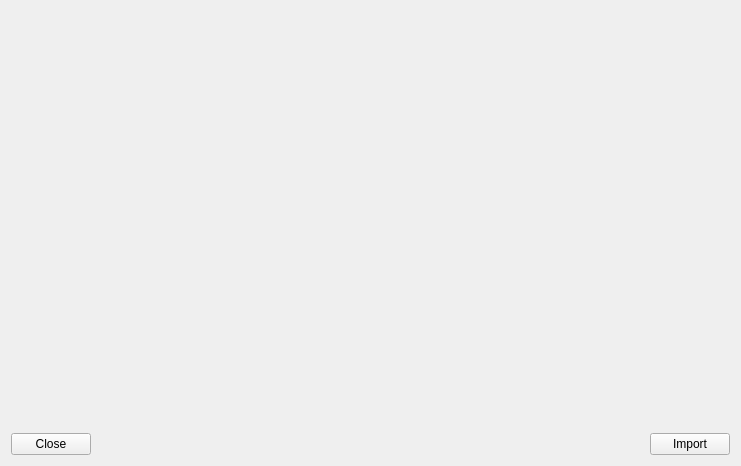
<?xml version="1.0" encoding="UTF-8"?>
<ui version="4.0">
 <class>MakeMkvDialog</class>
 <widget class="QDialog" name="MakeMkvDialog">
  <property name="windowModality">
   <enum>Qt::WindowModal</enum>
  </property>
  <property name="geometry">
   <rect>
    <x>0</x>
    <y>0</y>
    <width>741</width>
    <height>466</height>
   </rect>
  </property>
  <property name="windowTitle">
   <string>MediaElch</string>
  </property>
  <property name="modal">
   <bool>true</bool>
  </property>
  <layout class="QVBoxLayout" name="verticalLayout">
   <item>
    <widget class="SlidingStackedWidget" name="stackedWidget">
     <property name="currentIndex">
      <number>1</number>
     </property>
     <widget class="QWidget" name="page">
      <layout class="QVBoxLayout" name="verticalLayout_2">
       <property name="leftMargin">
        <number>0</number>
       </property>
       <property name="topMargin">
        <number>0</number>
       </property>
       <property name="rightMargin">
        <number>0</number>
       </property>
       <property name="bottomMargin">
        <number>0</number>
       </property>
       <item>
        <layout class="QHBoxLayout" name="horizontalLayout_2" stretch="1,0">
         <item>
          <widget class="QComboBox" name="comboDrives"/>
         </item>
         <item>
          <widget class="QPushButton" name="btnScanDrive">
           <property name="text">
            <string>Scan</string>
           </property>
          </widget>
         </item>
        </layout>
       </item>
       <item>
        <widget class="QPlainTextEdit" name="messages">
         <property name="readOnly">
          <bool>true</bool>
         </property>
        </widget>
       </item>
       <item>
        <widget class="QWidget" name="tracksWidget" native="true">
         <layout class="QHBoxLayout" name="horizontalLayout_4">
          <property name="leftMargin">
           <number>0</number>
          </property>
          <property name="topMargin">
           <number>0</number>
          </property>
          <property name="rightMargin">
           <number>0</number>
          </property>
          <property name="bottomMargin">
           <number>0</number>
          </property>
          <item>
           <widget class="QListWidget" name="tracks"/>
          </item>
          <item>
           <layout class="QVBoxLayout" name="verticalLayout_3">
            <item>
             <widget class="QToolButton" name="btnImportTracks">
              <property name="sizePolicy">
               <sizepolicy hsizetype="Minimum" vsizetype="Fixed">
                <horstretch>0</horstretch>
                <verstretch>0</verstretch>
               </sizepolicy>
              </property>
              <property name="text">
               <string>Import Tracks</string>
              </property>
              <property name="icon">
               <iconset resource="../../MediaElch.qrc">
                <normaloff>:/img/inbox_64.png</normaloff>:/img/inbox_64.png</iconset>
              </property>
              <property name="iconSize">
               <size>
                <width>32</width>
                <height>32</height>
               </size>
              </property>
              <property name="toolButtonStyle">
               <enum>Qt::ToolButtonTextUnderIcon</enum>
              </property>
             </widget>
            </item>
            <item>
             <widget class="QToolButton" name="btnImportComplete">
              <property name="sizePolicy">
               <sizepolicy hsizetype="Minimum" vsizetype="Fixed">
                <horstretch>0</horstretch>
                <verstretch>0</verstretch>
               </sizepolicy>
              </property>
              <property name="text">
               <string>Backup Disc</string>
              </property>
              <property name="icon">
               <iconset resource="../../MediaElch.qrc">
                <normaloff>:/img/disc_64.png</normaloff>:/img/disc_64.png</iconset>
              </property>
              <property name="iconSize">
               <size>
                <width>32</width>
                <height>32</height>
               </size>
              </property>
              <property name="toolButtonStyle">
               <enum>Qt::ToolButtonTextUnderIcon</enum>
              </property>
             </widget>
            </item>
            <item>
             <spacer name="verticalSpacer">
              <property name="orientation">
               <enum>Qt::Vertical</enum>
              </property>
              <property name="sizeHint" stdset="0">
               <size>
                <width>20</width>
                <height>40</height>
               </size>
              </property>
             </spacer>
            </item>
           </layout>
          </item>
         </layout>
        </widget>
       </item>
      </layout>
     </widget>
     <widget class="MovieSearchWidget" name="movieSearchWidget"/>
     <widget class="QWidget" name="page_2">
      <layout class="QVBoxLayout" name="verticalLayout_5">
       <item>
        <layout class="QHBoxLayout" name="horizontalLayout_3" stretch="0,0,1,0">
         <item>
          <widget class="QLabel" name="loading">
           <property name="text">
            <string>Loading</string>
           </property>
          </widget>
         </item>
         <item>
          <widget class="Badge" name="badgeSuccess">
           <property name="text">
            <string>Success</string>
           </property>
          </widget>
         </item>
         <item>
          <widget class="QLabel" name="labelLoading">
           <property name="text">
            <string>Loading movie...</string>
           </property>
          </widget>
         </item>
         <item>
          <spacer name="horizontalSpacer_2">
           <property name="orientation">
            <enum>Qt::Horizontal</enum>
           </property>
           <property name="sizeHint" stdset="0">
            <size>
             <width>40</width>
             <height>20</height>
            </size>
           </property>
          </spacer>
         </item>
        </layout>
       </item>
       <item>
        <widget class="QGroupBox" name="groupBox">
         <property name="title">
          <string>Placeholders</string>
         </property>
         <layout class="QVBoxLayout" name="verticalLayout_4">
          <item>
           <layout class="QGridLayout" name="gridLayout_2" columnstretch="0,0">
            <item row="4" column="1">
             <widget class="QLabel" name="descOriginalTitle">
              <property name="text">
               <string>Original Title</string>
              </property>
              <property name="alignment">
               <set>Qt::AlignLeading|Qt::AlignLeft|Qt::AlignTop</set>
              </property>
             </widget>
            </item>
            <item row="4" column="0">
             <widget class="QLabel" name="labelOriginalTitle">
              <property name="text">
               <string notr="true">&lt;originalTitle&gt;</string>
              </property>
              <property name="textFormat">
               <enum>Qt::PlainText</enum>
              </property>
              <property name="alignment">
               <set>Qt::AlignLeading|Qt::AlignLeft|Qt::AlignTop</set>
              </property>
             </widget>
            </item>
            <item row="0" column="1">
             <widget class="QLabel" name="label_32">
              <property name="font">
               <font>
                <weight>75</weight>
                <bold>true</bold>
               </font>
              </property>
              <property name="text">
               <string>Description</string>
              </property>
              <property name="alignment">
               <set>Qt::AlignLeading|Qt::AlignLeft|Qt::AlignTop</set>
              </property>
             </widget>
            </item>
            <item row="3" column="0">
             <widget class="QLabel" name="label_3">
              <property name="text">
               <string notr="true">&lt;title&gt;</string>
              </property>
              <property name="textFormat">
               <enum>Qt::PlainText</enum>
              </property>
              <property name="alignment">
               <set>Qt::AlignLeading|Qt::AlignLeft|Qt::AlignTop</set>
              </property>
             </widget>
            </item>
            <item row="3" column="1">
             <widget class="QLabel" name="label_7">
              <property name="text">
               <string>Title</string>
              </property>
              <property name="alignment">
               <set>Qt::AlignLeading|Qt::AlignLeft|Qt::AlignTop</set>
              </property>
             </widget>
            </item>
            <item row="1" column="0">
             <widget class="QLabel" name="labelExtension">
              <property name="text">
               <string notr="true">&lt;extension&gt;</string>
              </property>
              <property name="textFormat">
               <enum>Qt::PlainText</enum>
              </property>
              <property name="alignment">
               <set>Qt::AlignLeading|Qt::AlignLeft|Qt::AlignTop</set>
              </property>
             </widget>
            </item>
            <item row="1" column="1">
             <widget class="QLabel" name="label_14">
              <property name="text">
               <string>File extension</string>
              </property>
              <property name="alignment">
               <set>Qt::AlignLeading|Qt::AlignLeft|Qt::AlignTop</set>
              </property>
             </widget>
            </item>
            <item row="0" column="0">
             <widget class="QLabel" name="label_31">
              <property name="font">
               <font>
                <weight>75</weight>
                <bold>true</bold>
               </font>
              </property>
              <property name="text">
               <string>Placeholder</string>
              </property>
              <property name="alignment">
               <set>Qt::AlignLeading|Qt::AlignLeft|Qt::AlignTop</set>
              </property>
             </widget>
            </item>
            <item row="5" column="0">
             <widget class="QLabel" name="label_4">
              <property name="text">
               <string notr="true">&lt;year&gt;</string>
              </property>
              <property name="textFormat">
               <enum>Qt::PlainText</enum>
              </property>
              <property name="alignment">
               <set>Qt::AlignLeading|Qt::AlignLeft|Qt::AlignTop</set>
              </property>
             </widget>
            </item>
            <item row="5" column="1">
             <widget class="QLabel" name="label_8">
              <property name="text">
               <string>Year</string>
              </property>
              <property name="alignment">
               <set>Qt::AlignLeading|Qt::AlignLeft|Qt::AlignTop</set>
              </property>
             </widget>
            </item>
            <item row="2" column="0">
             <widget class="QLabel" name="labelPart">
              <property name="text">
               <string>&lt;partNo&gt;</string>
              </property>
             </widget>
            </item>
            <item row="2" column="1">
             <widget class="QLabel" name="descPart">
              <property name="text">
               <string>Part number of the current file</string>
              </property>
             </widget>
            </item>
           </layout>
          </item>
         </layout>
        </widget>
       </item>
       <item>
        <layout class="QFormLayout" name="formLayout">
         <property name="fieldGrowthPolicy">
          <enum>QFormLayout::FieldsStayAtSizeHint</enum>
         </property>
         <item row="0" column="0">
          <widget class="QLabel" name="labelDirectoryNaming">
           <property name="text">
            <string>Directory Naming</string>
           </property>
          </widget>
         </item>
         <item row="0" column="1">
          <widget class="QLineEdit" name="directoryNaming"/>
         </item>
         <item row="1" column="0">
          <widget class="QLabel" name="labelFileNaming">
           <property name="text">
            <string>File Naming</string>
           </property>
          </widget>
         </item>
         <item row="1" column="1">
          <widget class="QLineEdit" name="fileNaming"/>
         </item>
         <item row="2" column="0">
          <widget class="QLabel" name="labelMultiFileNaming">
           <property name="text">
            <string>Multi-File Naming</string>
           </property>
          </widget>
         </item>
         <item row="2" column="1">
          <widget class="QLineEdit" name="multiFileNaming"/>
         </item>
         <item row="3" column="0">
          <widget class="QLabel" name="label">
           <property name="text">
            <string>Import directory</string>
           </property>
          </widget>
         </item>
         <item row="3" column="1">
          <widget class="QComboBox" name="comboImportDir"/>
         </item>
        </layout>
       </item>
       <item>
        <spacer name="verticalSpacer_2">
         <property name="orientation">
          <enum>Qt::Vertical</enum>
         </property>
         <property name="sizeHint" stdset="0">
          <size>
           <width>20</width>
           <height>27</height>
          </size>
         </property>
        </spacer>
       </item>
       <item>
        <widget class="QProgressBar" name="progressBar">
         <property name="minimum">
          <number>0</number>
         </property>
         <property name="maximum">
          <number>100</number>
         </property>
         <property name="value">
          <number>0</number>
         </property>
        </widget>
       </item>
      </layout>
     </widget>
    </widget>
   </item>
   <item>
    <layout class="QHBoxLayout" name="horizontalLayout">
     <item>
      <widget class="QPushButton" name="btnClose">
       <property name="text">
        <string>Close</string>
       </property>
       <property name="autoDefault">
        <bool>false</bool>
       </property>
      </widget>
     </item>
     <item>
      <spacer name="horizontalSpacer">
       <property name="orientation">
        <enum>Qt::Horizontal</enum>
       </property>
       <property name="sizeHint" stdset="0">
        <size>
         <width>40</width>
         <height>20</height>
        </size>
       </property>
      </spacer>
     </item>
     <item>
      <widget class="QPushButton" name="btnImport">
       <property name="text">
        <string>Import</string>
       </property>
      </widget>
     </item>
    </layout>
   </item>
  </layout>
 </widget>
 <customwidgets>
  <customwidget>
   <class>SlidingStackedWidget</class>
   <extends>QStackedWidget</extends>
   <header>smallWidgets/SlidingStackedWidget.h</header>
   <container>1</container>
  </customwidget>
  <customwidget>
   <class>Badge</class>
   <extends>QLabel</extends>
   <header>smallWidgets/Badge.h</header>
  </customwidget>
  <customwidget>
   <class>MovieSearchWidget</class>
   <extends>QWidget</extends>
   <header>movies/MovieSearchWidget.h</header>
   <container>1</container>
  </customwidget>
 </customwidgets>
 <resources>
  <include location="../../MediaElch.qrc"/>
 </resources>
 <connections/>
</ui>
